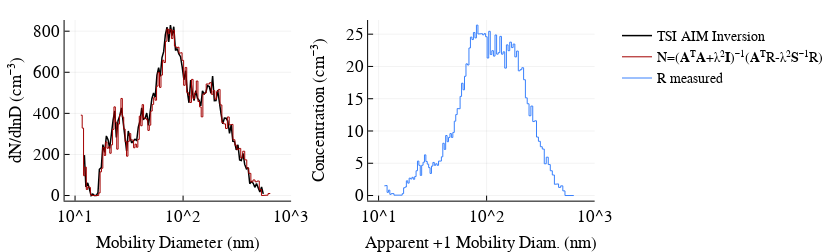

The notebook cell this image was saved under:
### Markdown cell above
### (a) Example size distribution comparison

### Code cell
figure("Nimbus Sans L", 2, 5.75, 1.75, 8)

p2 = plot(𝕟[j].Dp, 𝕟[j].S, xaxis = :log10, xticks = [10, 100, 1000],
    ylabel = "dN/dlnD (cm⁻³)", label = "TSI AIM Inversion", xlim = (8,1000),  
    color = :black, xlabel = "Mobility Diameter (nm)", left_margin = 30px, lw= 1.5)

p2 = plot!(𝕟ᵢₙᵥ[j].Dp, 𝕟ᵢₙᵥ[j].S, color = RGBA(163/255,0,0,1),
    lt = :steppre, label = "N=(𝐀ᵀ𝐀+λ²𝐈)⁻¹(𝐀ᵀR-λ²𝐒⁻¹R)", xlim = (8,1000))

p3 = plot(𝕣[j].Dp, 𝕣[j].N, xaxis = :log10, xticks = [10, 100, 1000], lt = :steppre,
    label = "R measured", ylabel = "Concentration (cm⁻³)", xlim = (8,1000),left_margin = 30px,
    color = RGBA(58/255,129/255,252/255,1), xlabel = "Apparent +1 Mobility Diam. (nm)")

plot(p2,p3, layout = grid(1,2), right_margin = 30px, top_margin = 0px, fmt = :svg)

### Figure 1 — Plotly figure (JSON) as saved in the notebook; plotly's stock layout.template omitted (floating-point values rounded to 4 significant figures; data arrays with more than 128 entries replaced by an {"elided": "..."} marker saying what was removed)
{"data": [{"colorbar": {"title": ""}, "hoverinfo": "text", "legendgroup": "TSI AIM Inversion", "line": {"color": "rgba(0, 0, 0, 1.000)", "dash": "solid", "shape": "linear", "width": 1.5}, "mode": "lines", "name": "TSI AIM Inversion", "showlegend": true, "text": [null, null, null, null, null, null, null, null, null, null, null, null, null, null, null, null, null, null, null, null, null, null, null, null, null, null, null, null, null, null, null, null, null, null, null, null, null, null, null, null, null, null, null, null, null, null, null, null, null, null, null, null, null, null, null, null, null, null, null, null, null, null, null, null, null, null, null, null, null, null, null, null, null, null, null, null, null, null, null, null, null, null, null, null, null, null, null, null, null, null, null, null, null, null, null, null, null, null, null, null, null, null, null, null, null, null, null], "type": "scatter", "x": [552.3, 532.8, 514, 495.8, 478.3, 461.4, 445.1, 429.4, 414.2, 399.5, 385.4, 371.8, 358.7, 346, 333.8, 322, 310.6, 299.6, 289, 278.8, 269, 259.5, 250.3, 241.4, 232.9, 224.7, 216.7, 209.1, 201.7, 194.6, 187.7, 181.1, 174.7, 168.5, 162.5, 156.8, 151.2, 145.9, 140.7, 135.8, 131, 126.3, 121.9, 117.6, 113.4, 109.4, 105.5, 101.8, 98.2, 94.7, 91.4, 88.2, 85.1, 82, 79.1, 76.4, 73.7, 71, 68.5, 66.1, 63.8, 61.5, 59.4, 57.3, 55.2, 53.3, 51.4, 49.6, 47.8, 46.1, 44.5, 42.9, 41.4, 40, 38.5, 37.2, 35.9, 34.6, 33.4, 32.2, 31.1, 30, 28.9, 27.9, 26.9, 25.9, 25, 24.1, 23.3, 22.5, 21.7, 20.9, 20.2, 19.5, 18.8, 18.1, 17.5, 16.8, 16.3, 15.7, 15.1, 14.6, 14.1, 13.6, 13.1, 12.6, 12.2], "xaxis": "x1", "y": [8.006, 41.67, 17.1, 42.84, 57.95, 39.93, 60.6, 67.88, 57.48, 135.9, 129.8, 151.4, 204.8, 171.0, 173.8, 247.4, 222.1, 262.7, 263.9, 344.0, 302.9, 362.5, 376.1, 376.8, 349.0, 397.3, 466.4, 512.5, 462.6, 461.8, 581.6, 497.8, 530.8, 534.9, 502.4, 494.2, 510.1, 436.7, 463.2, 474.3, 510.4, 461.6, 502.4, 562.1, 451.5, 506.3, 607.6, 563.1, 624.7, 675.9, 689.2, 715.2, 705.8, 821.9, 778.8, 829.6, 747.6, 819.5, 782.2, 700.4, 671.7, 580.2, 622.7, 586.8, 478.5, 499.5, 471.5, 416.5, 341.6, 401.3, 375.8, 371.3, 426.4, 364.2, 333.5, 267.9, 273.9, 265.9, 256.2, 284.4, 314.1, 217.6, 283.2, 345.6, 427.0, 387.5, 364.6, 283.1, 411.7, 366.9, 291.6, 229.0, 271.9, 290.1, 210.3, 247.9, 135.9, 127.6, 13.62, 0, 0, 7.438, 0, 36.13, 61.72, 41.99, 196.5], "yaxis": "y1", "zmax": 0.1, "zmin": -0.1}, {"colorbar": {"title": ""}, "hoverinfo": "text", "legendgroup": "N=(𝐀ᵀ𝐀+λ²𝐈)⁻¹(𝐀ᵀR-λ²𝐒⁻¹R)", "line": {"color": "rgba(163, 0, 0, 1.000)", "dash": "solid", "shape": "linear", "width": 1}, "mode": "lines", "name": "N=(𝐀ᵀ𝐀+λ²𝐈)⁻¹(𝐀ᵀR-λ²𝐒⁻¹R)", "showlegend": true, "text": {"elided": "239 null values"}, "type": "scatter", "x": {"elided": "239 float values"}, "xaxis": "x1", "y": {"elided": "239 float values"}, "yaxis": "y1", "zmax": 0.1, "zmin": -0.1}, {"colorbar": {"title": ""}, "hoverinfo": "text", "legendgroup": "R measured", "line": {"color": "rgba(58, 129, 252, 1.000)", "dash": "solid", "shape": "linear", "width": 1}, "mode": "lines", "name": "R measured", "showlegend": true, "text": {"elided": "239 null values"}, "type": "scatter", "x": {"elided": "239 float values"}, "xaxis": "x2", "y": {"elided": "239 float values"}, "yaxis": "y2", "zmax": 0.1, "zmin": -0.1}], "layout": {"annotations": [], "height": 252, "legend": {"bgcolor": "rgba(255, 255, 255, 1.000)", "bordercolor": "rgba(0, 0, 0, 1.000)", "font": {"color": "rgba(0, 0, 0, 1.000)", "family": "Nimbus Sans L", "size": 14}, "tracegroupgap": 0, "x": 1, "y": 1}, "margin": {"b": 20, "l": 0, "r": 0, "t": 20}, "paper_bgcolor": "rgba(255, 255, 255, 1.000)", "plot_bgcolor": "rgba(255, 255, 255, 1.000)", "showlegend": true, "width": 828, "xaxis1": {"anchor": "y1", "domain": [0.1047, 0.4718], "gridcolor": "rgba(0, 0, 0, 0.100)", "gridwidth": 0.5, "linecolor": "rgba(0, 0, 0, 1.000)", "mirror": false, "range": [0.9031, 3], "showgrid": true, "showline": true, "showticklabels": true, "tickangle": 0, "tickcolor": "rgb(0, 0, 0)", "tickfont": {"color": "rgba(0, 0, 0, 1.000)", "family": "Nimbus Sans L", "size": 17}, "tickmode": "array", "ticks": "inside", "ticktext": ["10^1", "10^2", "10^3"], "tickvals": [10, 100, 1000], "title": "Mobility Diameter (nm)", "titlefont": {"color": "rgba(0, 0, 0, 1.000)", "family": "Nimbus Sans L", "size": 17}, "type": "log", "visible": true, "zeroline": false, "zerolinecolor": "rgba(0, 0, 0, 1.000)"}, "xaxis2": {"anchor": "y2", "domain": [0.5966, 0.9638], "gridcolor": "rgba(0, 0, 0, 0.100)", "gridwidth": 0.5, "linecolor": "rgba(0, 0, 0, 1.000)", "mirror": false, "range": [0.9031, 3], "showgrid": true, "showline": true, "showticklabels": true, "tickangle": 0, "tickcolor": "rgb(0, 0, 0)", "tickfont": {"color": "rgba(0, 0, 0, 1.000)", "family": "Nimbus Sans L", "size": 17}, "tickmode": "array", "ticks": "inside", "ticktext": ["10^1", "10^2", "10^3"], "tickvals": [10, 100, 1000], "title": "Apparent +1 Mobility Diam. (nm)", "titlefont": {"color": "rgba(0, 0, 0, 1.000)", "family": "Nimbus Sans L", "size": 17}, "type": "log", "visible": true, "zeroline": false, "zerolinecolor": "rgba(0, 0, 0, 1.000)"}, "yaxis1": {"anchor": "x1", "domain": [0.1479, 1], "gridcolor": "rgba(0, 0, 0, 0.100)", "gridwidth": 0.5, "linecolor": "rgba(0, 0, 0, 1.000)", "mirror": false, "range": [-24.89, 854.5], "showgrid": true, "showline": true, "showticklabels": true, "tickangle": 0, "tickcolor": "rgb(0, 0, 0)", "tickfont": {"color": "rgba(0, 0, 0, 1.000)", "family": "Nimbus Sans L", "size": 17}, "tickmode": "array", "ticks": "inside", "ticktext": ["0", "200", "400", "600", "800"], "tickvals": [0, 200, 400, 600, 800], "title": "dN/dlnD (cm⁻³)", "titlefont": {"color": "rgba(0, 0, 0, 1.000)", "family": "Nimbus Sans L", "size": 17}, "type": "-", "visible": true, "zeroline": false, "zerolinecolor": "rgba(0, 0, 0, 1.000)"}, "yaxis2": {"anchor": "x2", "domain": [0.1479, 1], "gridcolor": "rgba(0, 0, 0, 0.100)", "gridwidth": 0.5, "linecolor": "rgba(0, 0, 0, 1.000)", "mirror": false, "range": [-0.7922, 27.2], "showgrid": true, "showline": true, "showticklabels": true, "tickangle": 0, "tickcolor": "rgb(0, 0, 0)", "tickfont": {"color": "rgba(0, 0, 0, 1.000)", "family": "Nimbus Sans L", "size": 17}, "tickmode": "array", "ticks": "inside", "ticktext": ["0", "5", "10", "15", "20", "25"], "tickvals": [0, 5, 10, 15, 20, 25], "title": "Concentration (cm⁻³)", "titlefont": {"color": "rgba(0, 0, 0, 1.000)", "family": "Nimbus Sans L", "size": 17}, "type": "-", "visible": true, "zeroline": false, "zerolinecolor": "rgba(0, 0, 0, 1.000)"}}}
